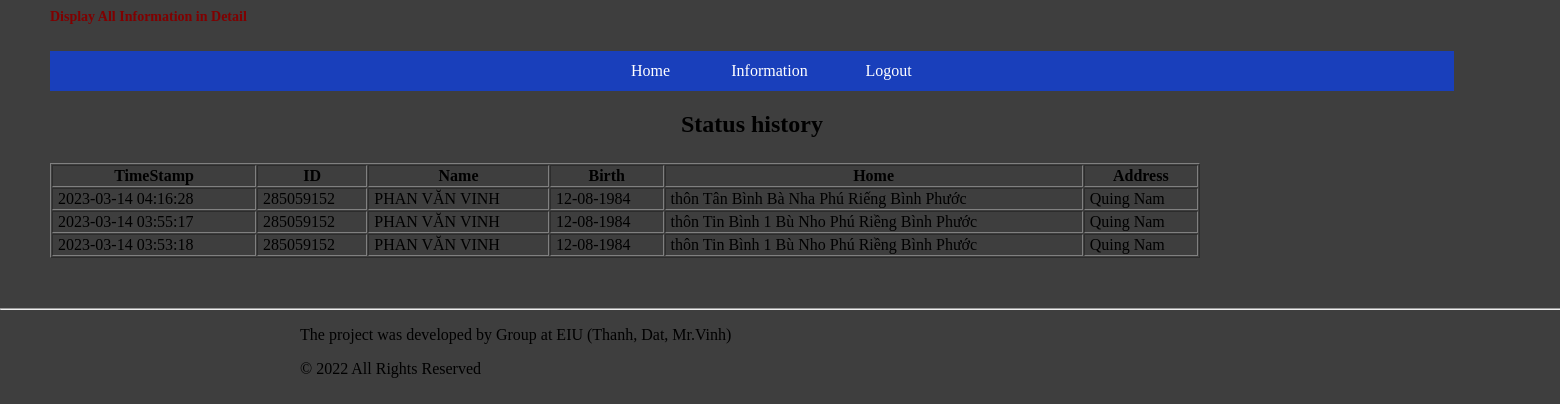
/includes/table.php, run on the app's committed database.
### tables this page shows
CREATE TABLE `id_information` (
  `id` int(12) NOT NULL,
  `name` varchar(100) NOT NULL,
  `birth` varchar(100) NOT NULL,
  `home` varchar(100) NOT NULL,
  `address` varchar(100) NOT NULL,
  `TimeStamp` timestamp NOT NULL DEFAULT current_timestamp() ON UPDATE current_timestamp()
);

### includes/table.php (the view, shortened to what this page needs)
<?php
$link=Connection();
$result=mysqli_query($link, "SELECT * FROM `id_information` ORDER BY `TimeStamp` DESC");
?>
<!DOCTYPE>
<html lang="en">
<head>
    <link rel="stylesheet" type="text/css" href="../css/style.css">
</head>
<body>
    <div id="head">
        <h1 style="color: #800000;">Display All Information in Detail</h1>
        <?php include("../includes/nav.php") ?>
        <div class="row" style=" width: 80%; margin: auto;">
            <h2 align="center", size = 16;",  style="font-family: Times New Roman"> Status history </h2>
        </div>
        <table border="1" cellspacing="1" cellpadding="1" width= "1150px">
        <tr class="table">
            <th width = 200px;>&nbsp;TimeStamp&nbsp;</th>
            <th >&nbsp;ID&nbsp;</th>
            <th>&nbsp;Name&nbsp;</th>
            <th>&nbsp;Birth&nbsp;</th>
            <th>&nbsp;Home&nbsp;</th>
            <th>&nbsp;Address&nbsp;</th>
        </tr>
        <?php
        if($result!==FALSE){
            while($row = mysqli_fetch_array($result)) {
                printf("<tr>
                <td> &nbsp;%s </td>
                <td> &nbsp;%s&nbsp;</td>
                <td> &nbsp;%s&nbsp; </td>
                <td> &nbsp;%s&nbsp; </td>
                <td> &nbsp;%s&nbsp; </td>
                <td> &nbsp;%s&nbsp; </td>
                </tr>",
                $row["TimeStamp"], $row["id"], $row["name"]
                , $row["birth"], $row["home"], $row["address"]
            );
            }
        }
        ?>
    </table>
    </div>
</body>
<footer>
  <div>
      <hr> </hr>
      <div id="center">
          <p>
            The project was developed by Group at EIU (Thanh, Dat, Mr.Vinh)
        </p>
        <p>
            &copy 2022 All Rights Reserved
        </p>
    </div>
</div>
</footer>
</html>

### includes/nav.php (shortened to what this page needs)
<div id="nav">
  <ul>
    <li><a href="/capstone_web/index.php">Home</a></li>
    <li><a href="#">Information</a>
    </li>
    <li><a href="/capstone_web/index.php?logout='1'">Logout</a></li>
  </ul>
</div>

### css/style.css (style rules this page uses)
* { font-family: Times New Roman; }
body { margin: 0; width: 100%; height: 300px; background-color: #3e3e3e; background-image: none; background-repeat: no-repeat; background-position: center center; background-size: cover; }
#head { width: 90%; margin: 0px 100px 50px 50px; }
#head h1 { margin-right: 50px; display: inline-block; font-size: 14px; }
#nav ul { background: #193fbb; list-style-type: none; text-align: center; }
#nav li { color: #f1f1f1; display: inline-block; width: 120px; height: 40px; line-height: 40px; margin-left: -5px; }
#nav a { text-decoration: none; color: #fff; display: block; }
#nav li { position: relative; }
#center { margin-left: 300px; }
footer { width: 2000px; height: 150px; }

### includes/table.php (style rules this page uses)
body { background-image: url("https://img.freepik.com/free-photo/blue-bokeh-textured-plain-product-background_53876-102475.jpg?w=1060&t=st=1649588997~exp=1649589597~hmac=cf462660f31d0148bcd30627b2b88884f249aafae64be235c61dc48da20898e9"); background-repeat: repeat; }

### data on the page
id_information: TimeStamp "2023-03-14 04:16:28", id "285059152", name "PHAN VĂN VINH", birth "12-08-1984", home "thôn Tân Bình Bà Nha Phú Riếng Bình Phước", address "Quing Nam"
id_information: TimeStamp "2023-03-14 03:55:17", id "285059152", name "PHAN VĂN VINH", birth "12-08-1984", home "thôn Tin Bình 1 Bù Nho Phú Riềng Bình Phước", address "Quing Nam"
id_information: TimeStamp "2023-03-14 03:53:18", id "285059152", name "PHAN VĂN VINH", birth "12-08-1984", home "thôn Tin Bình 1 Bù Nho Phú Riềng Bình Phước", address "Quing Nam"
